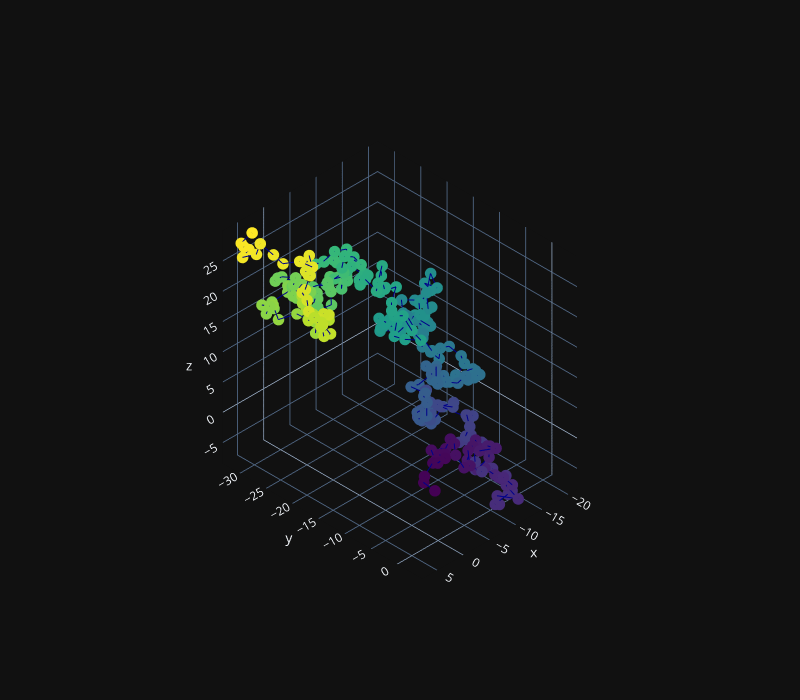

The cell this chart's notebook holds for it:
### Code cell
# 用 Plotly 可视化
fig = go.Figure(
    data=go.Scatter3d(
        x=x, y=y, z=z,
        marker=dict(size=4,color=t,colorscale='Viridis'),
        line=dict(color='darkblue', width=2)
    )
)
fig.layout.scene.camera.projection.type = "orthographic"
fig.update_layout(width=800,height=700)
fig.show()  # 显示绘图结果

### Figure 1 — Plotly figure (JSON) as saved in the notebook; plotly's stock layout.template omitted (floating-point values rounded to 4 significant figures; data arrays with more than 128 entries replaced by an {"elided": "..."} marker saying what was removed)
{"data": [{"line": {"color": "darkblue", "width": 2}, "marker": {"color": {"elided": "300 int values"}, "colorscale": [[0.0, "#440154"], [0.1111, "#482878"], [0.2222, "#3e4989"], [0.3333, "#31688e"], [0.4444, "#26828e"], [0.5556, "#1f9e89"], [0.6667, "#35b779"], [0.7778, "#6ece58"], [0.8889, "#b5de2b"], [1.0, "#fde725"]], "size": 4}, "x": {"elided": "300 float values"}, "y": {"elided": "300 float values"}, "z": {"elided": "300 float values"}, "type": "scatter3d"}], "layout": {"scene": {"camera": {"projection": {"type": "orthographic"}}}, "width": 800, "height": 700}}
